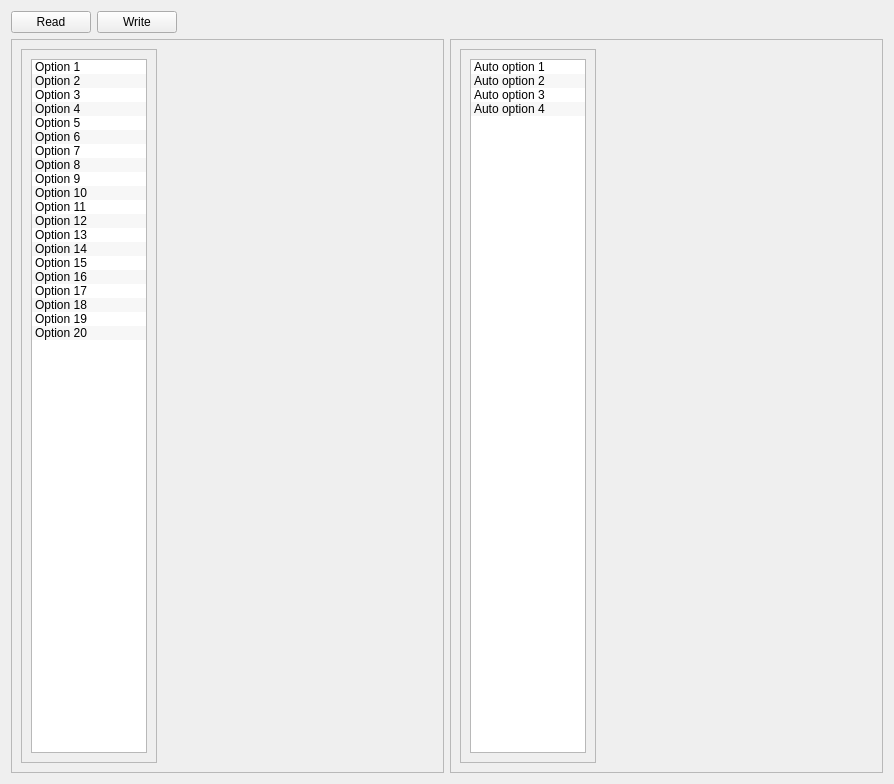
<?xml version="1.0" encoding="UTF-8"?>
<ui version="4.0">
 <class>OptionsWidget</class>
 <widget class="QWidget" name="OptionsWidget">
  <property name="geometry">
   <rect>
    <x>0</x>
    <y>0</y>
    <width>894</width>
    <height>784</height>
   </rect>
  </property>
  <property name="windowTitle">
   <string>Form</string>
  </property>
  <layout class="QGridLayout" name="gridLayout_3">
   <item row="0" column="0" colspan="2">
    <layout class="QHBoxLayout" name="horizontalLayout">
     <item>
      <widget class="QPushButton" name="pbtn_read">
       <property name="text">
        <string>Read</string>
       </property>
      </widget>
     </item>
     <item>
      <widget class="QPushButton" name="pbtn_write">
       <property name="text">
        <string>Write</string>
       </property>
      </widget>
     </item>
     <item>
      <spacer name="horizontalSpacer_2">
       <property name="orientation">
        <enum>Qt::Horizontal</enum>
       </property>
       <property name="sizeHint" stdset="0">
        <size>
         <width>40</width>
         <height>20</height>
        </size>
       </property>
      </spacer>
     </item>
    </layout>
   </item>
   <item row="1" column="0">
    <widget class="QFrame" name="frame">
     <property name="frameShape">
      <enum>QFrame::StyledPanel</enum>
     </property>
     <property name="frameShadow">
      <enum>QFrame::Raised</enum>
     </property>
     <layout class="QGridLayout" name="gridLayout" columnstretch="1,2">
      <item row="0" column="1">
       <widget class="QStackedWidget" name="stackedWidget">
        <widget class="QWidget" name="page"/>
        <widget class="QWidget" name="page_2"/>
       </widget>
      </item>
      <item row="0" column="0">
       <widget class="QFrame" name="frame_2">
        <property name="frameShape">
         <enum>QFrame::StyledPanel</enum>
        </property>
        <property name="frameShadow">
         <enum>QFrame::Raised</enum>
        </property>
        <layout class="QVBoxLayout" name="verticalLayout">
         <item>
          <widget class="QListWidget" name="listWidget">
           <property name="alternatingRowColors">
            <bool>true</bool>
           </property>
           <item>
            <property name="text">
             <string>Option 1</string>
            </property>
           </item>
           <item>
            <property name="text">
             <string>Option 2</string>
            </property>
           </item>
           <item>
            <property name="text">
             <string>Option 3</string>
            </property>
           </item>
           <item>
            <property name="text">
             <string>Option 4</string>
            </property>
           </item>
           <item>
            <property name="text">
             <string>Option 5</string>
            </property>
           </item>
           <item>
            <property name="text">
             <string>Option 6</string>
            </property>
           </item>
           <item>
            <property name="text">
             <string>Option 7</string>
            </property>
           </item>
           <item>
            <property name="text">
             <string>Option 8</string>
            </property>
           </item>
           <item>
            <property name="text">
             <string>Option 9</string>
            </property>
           </item>
           <item>
            <property name="text">
             <string>Option 10</string>
            </property>
           </item>
           <item>
            <property name="text">
             <string>Option 11</string>
            </property>
           </item>
           <item>
            <property name="text">
             <string>Option 12</string>
            </property>
           </item>
           <item>
            <property name="text">
             <string>Option 13</string>
            </property>
           </item>
           <item>
            <property name="text">
             <string>Option 14</string>
            </property>
           </item>
           <item>
            <property name="text">
             <string>Option 15</string>
            </property>
           </item>
           <item>
            <property name="text">
             <string>Option 16</string>
            </property>
           </item>
           <item>
            <property name="text">
             <string>Option 17</string>
            </property>
           </item>
           <item>
            <property name="text">
             <string>Option 18</string>
            </property>
           </item>
           <item>
            <property name="text">
             <string>Option 19</string>
            </property>
           </item>
           <item>
            <property name="text">
             <string>Option 20</string>
            </property>
           </item>
          </widget>
         </item>
        </layout>
       </widget>
      </item>
     </layout>
    </widget>
   </item>
   <item row="1" column="1">
    <widget class="QFrame" name="frame_3">
     <property name="frameShape">
      <enum>QFrame::StyledPanel</enum>
     </property>
     <property name="frameShadow">
      <enum>QFrame::Raised</enum>
     </property>
     <layout class="QGridLayout" name="gridLayout_2" columnstretch="1,2">
      <item row="0" column="0">
       <widget class="QFrame" name="frame_4">
        <property name="frameShape">
         <enum>QFrame::StyledPanel</enum>
        </property>
        <property name="frameShadow">
         <enum>QFrame::Raised</enum>
        </property>
        <layout class="QVBoxLayout" name="verticalLayout_2">
         <item>
          <widget class="QListWidget" name="listWidget_2">
           <property name="alternatingRowColors">
            <bool>true</bool>
           </property>
           <item>
            <property name="text">
             <string>Auto option 1</string>
            </property>
           </item>
           <item>
            <property name="text">
             <string>Auto option 2</string>
            </property>
           </item>
           <item>
            <property name="text">
             <string>Auto option 3</string>
            </property>
           </item>
           <item>
            <property name="text">
             <string>Auto option 4</string>
            </property>
           </item>
          </widget>
         </item>
        </layout>
       </widget>
      </item>
      <item row="0" column="1">
       <widget class="QStackedWidget" name="stackedWidget_2">
        <widget class="QWidget" name="page_3"/>
        <widget class="QWidget" name="page_4"/>
       </widget>
      </item>
     </layout>
    </widget>
   </item>
  </layout>
 </widget>
 <resources/>
 <connections>
  <connection>
   <sender>listWidget</sender>
   <signal>currentRowChanged(int)</signal>
   <receiver>stackedWidget</receiver>
   <slot>setCurrentIndex(int)</slot>
   <hints>
    <hint type="sourcelabel">
     <x>109</x>
     <y>545</y>
    </hint>
    <hint type="destinationlabel">
     <x>189</x>
     <y>555</y>
    </hint>
   </hints>
  </connection>
  <connection>
   <sender>listWidget_2</sender>
   <signal>currentRowChanged(int)</signal>
   <receiver>stackedWidget_2</receiver>
   <slot>setCurrentIndex(int)</slot>
   <hints>
    <hint type="sourcelabel">
     <x>547</x>
     <y>332</y>
    </hint>
    <hint type="destinationlabel">
     <x>677</x>
     <y>339</y>
    </hint>
   </hints>
  </connection>
 </connections>
</ui>
